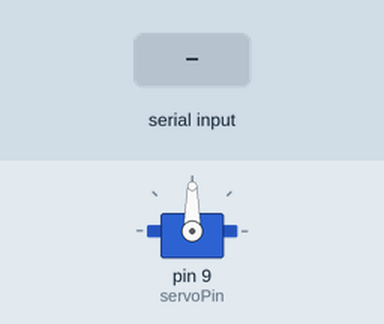
This sketch was run on a simulated Arduino Uno, built with avr-gcc and run on an emulated ATmega328P. On the bench: servo. The inputs (shaded band) are chosen by the test bench.

Above: at 1.2 s.
1.3 s: "L" received over Serial
At 1.8 s:
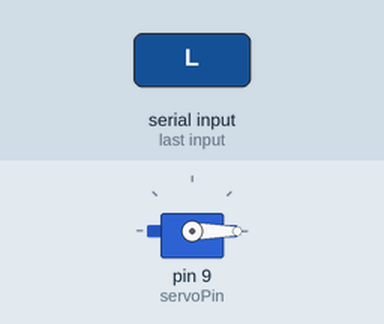
3.8 s: "R" received over Serial
At 4.6 s:
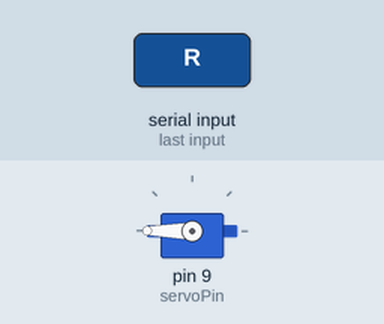
Timing chart, 0 to 6.8 s (numbered marks = the images above; inputs shaded):
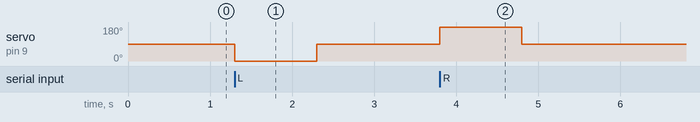

Measured:
- after the input at 1.3 s, servo on pin 9 (servoPin): 90° → 0° at once, → 90° 1.0 s later
- after the input at 3.8 s, servo on pin 9 (servoPin): 90° → 180° at once, → 90° 1.0 s later

The sketch:

arduino_servo.ino
```cpp
#include <Servo.h>

Servo sg90;

const int servoPin = 9;

void setup() {
  Serial.begin(9600);
  sg90.attach(servoPin);
  sg90.write(90);
}

void loop() {
  if (Serial.available() > 0) {
    char command = Serial.read();

    if (command == 'L') {
      sg90.write(0);
      delay(1000);
      sg90.write(90);
    } else if (command == 'R') {
      sg90.write(180);
      delay(1000);
      sg90.write(90);
    }
  }
}
```
